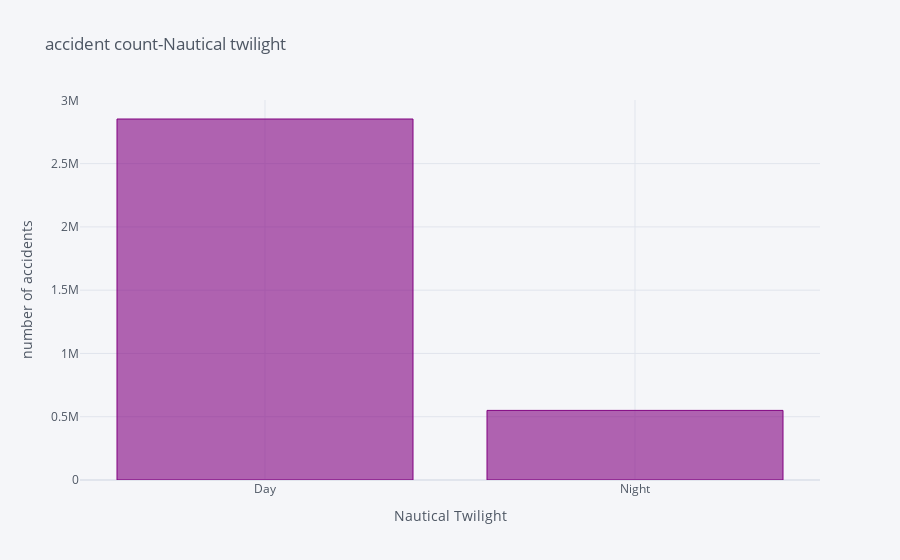

Source (notebook cell):
### Code cell
c.iplot(kind='bar', 
        title= 'accident count-Nautical twilight',
        xTitle= 'Nautical Twilight',  color='purple',
        yTitle= 'number of accidents')

### Figure 1 — Plotly figure (JSON) as saved in the notebook; plotly's stock layout.template omitted (floating-point values rounded to 4 significant figures)
{"data": [{"marker": {"color": "rgba(128, 0, 128, 0.6)", "line": {"color": "rgba(128, 0, 128, 1.0)", "width": 1}}, "name": "Start_Time", "orientation": "v", "text": "", "type": "bar", "x": ["Day", "Night"], "y": [2852758, 549976]}], "layout": {"legend": {"bgcolor": "#F5F6F9", "font": {"color": "#4D5663"}}, "paper_bgcolor": "#F5F6F9", "plot_bgcolor": "#F5F6F9", "title": {"font": {"color": "#4D5663"}, "text": "accident count-Nautical twilight"}, "xaxis": {"gridcolor": "#E1E5ED", "showgrid": true, "tickfont": {"color": "#4D5663"}, "title": {"font": {"color": "#4D5663"}, "text": "Nautical Twilight"}, "zerolinecolor": "#E1E5ED"}, "yaxis": {"gridcolor": "#E1E5ED", "showgrid": true, "tickfont": {"color": "#4D5663"}, "title": {"font": {"color": "#4D5663"}, "text": "number of accidents"}, "zerolinecolor": "#E1E5ED"}}}
